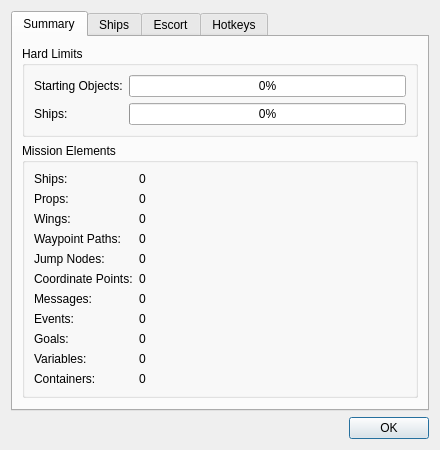
<?xml version="1.0" encoding="UTF-8"?>
<ui version="4.0">
 <class>fso::fred::dialogs::MissionStatsDialog</class>
 <widget class="QDialog" name="fso::fred::dialogs::MissionStatsDialog">
  <property name="geometry">
   <rect>
    <x>0</x>
    <y>0</y>
    <width>440</width>
    <height>420</height>
   </rect>
  </property>
  <property name="windowTitle">
   <string>Mission Statistics</string>
  </property>
  <layout class="QVBoxLayout" name="verticalLayout">
   <item>
    <widget class="QTabWidget" name="tabWidget">
     <property name="currentIndex">
      <number>0</number>
     </property>
     <widget class="QWidget" name="summaryTab">
      <attribute name="title">
       <string>Summary</string>
      </attribute>
      <layout class="QVBoxLayout" name="summaryLayout">
       <item>
        <widget class="QGroupBox" name="limitsGroupBox">
         <property name="title">
          <string>Hard Limits</string>
         </property>
         <layout class="QFormLayout" name="limitsLayout">
          <item row="0" column="0">
           <widget class="QLabel" name="label_objectsBar">
            <property name="text">
             <string>Starting Objects:</string>
            </property>
           </widget>
          </item>
          <item row="0" column="1">
           <widget class="QProgressBar" name="objectsBar">
            <property name="value">
             <number>0</number>
            </property>
            <property name="textVisible">
             <bool>true</bool>
            </property>
           </widget>
          </item>
          <item row="1" column="0">
           <widget class="QLabel" name="label_shipsBar">
            <property name="text">
             <string>Ships:</string>
            </property>
           </widget>
          </item>
          <item row="1" column="1">
           <widget class="QProgressBar" name="shipsBar">
            <property name="value">
             <number>0</number>
            </property>
            <property name="textVisible">
             <bool>true</bool>
            </property>
           </widget>
          </item>
         </layout>
        </widget>
       </item>
       <item>
        <widget class="QGroupBox" name="groupBox">
         <property name="title">
          <string>Mission Elements</string>
         </property>
         <layout class="QFormLayout" name="formLayout">
          <item row="0" column="0">
           <widget class="QLabel" name="label_ships">
            <property name="text">
             <string>Ships:</string>
            </property>
           </widget>
          </item>
          <item row="0" column="1">
           <widget class="QLabel" name="labelShips">
            <property name="text">
             <string>0</string>
            </property>
           </widget>
          </item>
          <item row="1" column="0">
           <widget class="QLabel" name="label_props">
            <property name="text">
             <string>Props:</string>
            </property>
           </widget>
          </item>
          <item row="1" column="1">
           <widget class="QLabel" name="labelProps">
            <property name="text">
             <string>0</string>
            </property>
           </widget>
          </item>
          <item row="2" column="0">
           <widget class="QLabel" name="label_wings">
            <property name="text">
             <string>Wings:</string>
            </property>
           </widget>
          </item>
          <item row="2" column="1">
           <widget class="QLabel" name="labelWings">
            <property name="text">
             <string>0</string>
            </property>
           </widget>
          </item>
          <item row="3" column="0">
           <widget class="QLabel" name="label_waypoints">
            <property name="text">
             <string>Waypoint Paths:</string>
            </property>
           </widget>
          </item>
          <item row="3" column="1">
           <widget class="QLabel" name="labelWaypoints">
            <property name="text">
             <string>0</string>
            </property>
           </widget>
          </item>
          <item row="4" column="0">
           <widget class="QLabel" name="label_jumpnodes">
            <property name="text">
             <string>Jump Nodes:</string>
            </property>
           </widget>
          </item>
          <item row="4" column="1">
           <widget class="QLabel" name="labelJumpNodes">
            <property name="text">
             <string>0</string>
            </property>
           </widget>
          </item>
          <item row="5" column="0">
           <widget class="QLabel" name="label_coordinatepoints">
            <property name="text">
             <string>Coordinate Points:</string>
            </property>
           </widget>
          </item>
          <item row="5" column="1">
           <widget class="QLabel" name="labelCoordinatePoints">
            <property name="text">
             <string>0</string>
            </property>
           </widget>
          </item>
          <item row="6" column="0">
           <widget class="QLabel" name="label_messages">
            <property name="text">
             <string>Messages:</string>
            </property>
           </widget>
          </item>
          <item row="6" column="1">
           <widget class="QLabel" name="labelMessages">
            <property name="text">
             <string>0</string>
            </property>
           </widget>
          </item>
          <item row="7" column="0">
           <widget class="QLabel" name="label_events">
            <property name="text">
             <string>Events:</string>
            </property>
           </widget>
          </item>
          <item row="7" column="1">
           <widget class="QLabel" name="labelEvents">
            <property name="text">
             <string>0</string>
            </property>
           </widget>
          </item>
          <item row="8" column="0">
           <widget class="QLabel" name="label_goals">
            <property name="text">
             <string>Goals:</string>
            </property>
           </widget>
          </item>
          <item row="8" column="1">
           <widget class="QLabel" name="labelGoals">
            <property name="text">
             <string>0</string>
            </property>
           </widget>
          </item>
          <item row="9" column="0">
           <widget class="QLabel" name="label_variables">
            <property name="text">
             <string>Variables:</string>
            </property>
           </widget>
          </item>
          <item row="9" column="1">
           <widget class="QLabel" name="labelVariables">
            <property name="text">
             <string>0</string>
            </property>
           </widget>
          </item>
          <item row="10" column="0">
           <widget class="QLabel" name="label_containers">
            <property name="text">
             <string>Containers:</string>
            </property>
           </widget>
          </item>
          <item row="10" column="1">
           <widget class="QLabel" name="labelContainers">
            <property name="text">
             <string>0</string>
            </property>
           </widget>
          </item>
         </layout>
        </widget>
       </item>
       <item>
        <spacer name="summarySpacer">
         <property name="orientation">
          <enum>Qt::Vertical</enum>
         </property>
         <property name="sizeHint" stdset="0">
          <size>
           <width>20</width>
           <height>40</height>
          </size>
         </property>
        </spacer>
       </item>
      </layout>
     </widget>
     <widget class="QWidget" name="shipsTab">
      <attribute name="title">
       <string>Ships</string>
      </attribute>
      <layout class="QVBoxLayout" name="shipsLayout">
       <item>
        <widget class="QTreeWidget" name="shipsTree">
         <property name="rootIsDecorated">
          <bool>true</bool>
         </property>
         <property name="uniformRowHeights">
          <bool>true</bool>
         </property>
         <column>
          <property name="text">
           <string>IFF / Role</string>
          </property>
         </column>
         <column>
          <property name="text">
           <string>Count</string>
          </property>
         </column>
        </widget>
       </item>
      </layout>
     </widget>
     <widget class="QWidget" name="escortTab">
      <attribute name="title">
       <string>Escort</string>
      </attribute>
      <layout class="QVBoxLayout" name="escortLayout">
       <item>
        <widget class="QTreeWidget" name="escortTree">
         <property name="rootIsDecorated">
          <bool>false</bool>
         </property>
         <property name="uniformRowHeights">
          <bool>true</bool>
         </property>
         <column>
          <property name="text">
           <string>Name</string>
          </property>
         </column>
         <column>
          <property name="text">
           <string>Priority</string>
          </property>
         </column>
        </widget>
       </item>
      </layout>
     </widget>
     <widget class="QWidget" name="hotkeysTab">
      <attribute name="title">
       <string>Hotkeys</string>
      </attribute>
      <layout class="QVBoxLayout" name="hotkeysLayout">
       <item>
        <widget class="QTreeWidget" name="hotkeysTree">
         <property name="rootIsDecorated">
          <bool>false</bool>
         </property>
         <property name="uniformRowHeights">
          <bool>true</bool>
         </property>
         <column>
          <property name="text">
           <string>Key</string>
          </property>
         </column>
         <column>
          <property name="text">
           <string>Assignment</string>
          </property>
         </column>
        </widget>
       </item>
      </layout>
     </widget>
    </widget>
   </item>
   <item>
    <widget class="QDialogButtonBox" name="buttonBox">
     <property name="orientation">
      <enum>Qt::Horizontal</enum>
     </property>
     <property name="standardButtons">
      <set>QDialogButtonBox::Ok</set>
     </property>
    </widget>
   </item>
  </layout>
 </widget>
 <resources/>
 <connections>
  <connection>
   <sender>buttonBox</sender>
   <signal>accepted()</signal>
   <receiver>fso::fred::dialogs::MissionStatsDialog</receiver>
   <slot>accept()</slot>
   <hints>
    <hint type="sourcelabel">
     <x>248</x>
     <y>405</y>
    </hint>
    <hint type="destinationlabel">
     <x>157</x>
     <y>420</y>
    </hint>
   </hints>
  </connection>
 </connections>
</ui>
